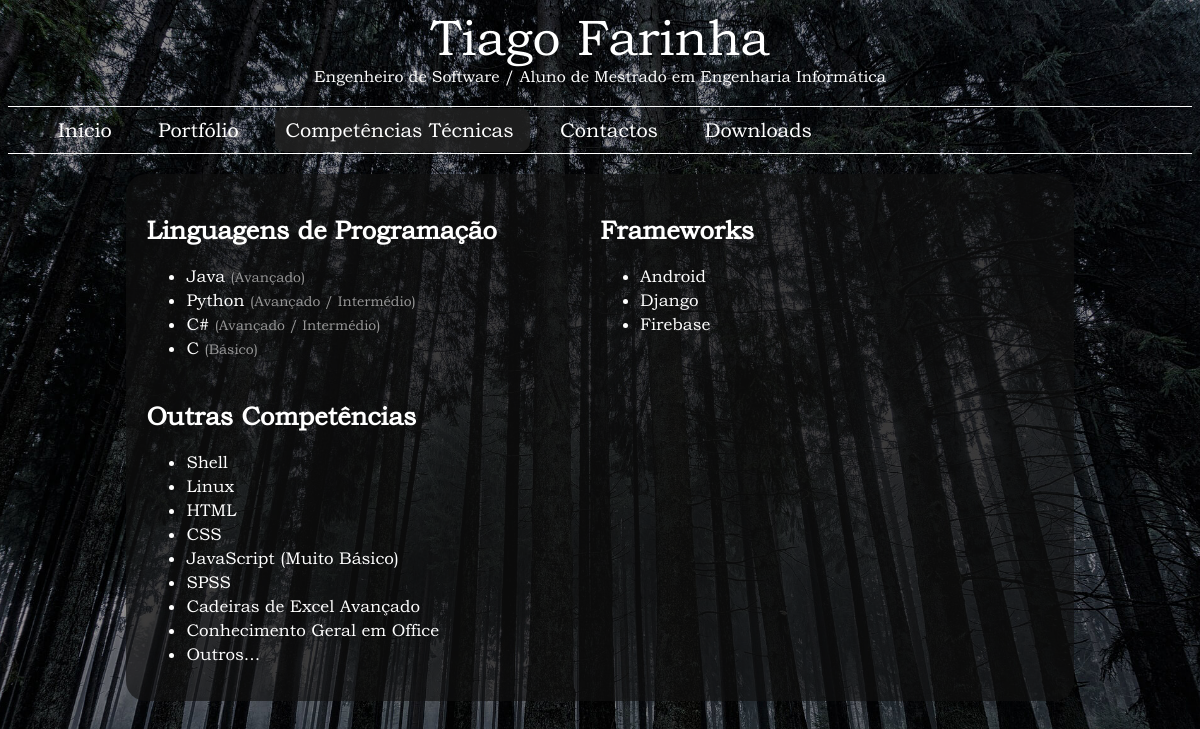
Screenshot of /skills/ with the database file from the repository.
### main_app/models.py (models this page shows, shortened)
class Languages(models.Model):
    name = models.CharField(max_length=100)
    level = models.CharField(max_length=100)
    priority = models.IntegerField(default=0)

class Frameworks(models.Model):
    name = models.CharField(max_length=100)
    priority = models.IntegerField(default=0)

class OtherSkills(models.Model):
    name = models.CharField(max_length=150)
    priority = models.IntegerField(default=0)

### main_app/views.py (the view)
# urls.py: path('skills/', views.skills, name='skills_view'),
def skills(request):
    check_language(request)
    skill_list = {"languages": Languages.objects.all().order_by('priority'),
                  "frameworks": Frameworks.objects.all().order_by('priority'),
                  "other_skills": OtherSkills.objects.all().order_by('priority'),
                  "active": "skills",
                  }
    skill_list = {**skill_list, **LanguageUtils.get_base_words(request)}
    return render(request, "skills.html", skill_list)

### main_app/views.py (called while the page is built)
def check_language(request):
    try:
        request.session['lang']
    except KeyError:
        request.session['lang'] = 'pt'

### templates/skills.html (shortened to what this page needs)
{% extends "DefaultPage.html" %}
{% block content %}
    <section class="skills_style">
        <div class="languages_style">
            <h2> {{ languages_text }} </h2>
            <ul>
                {% for language in languages %}
                    <li> {{ language.name }} <p>({{ language.level }})</p></li>
                {% endfor %}
            </ul>
        </div>
        <div class="frameworks_style">
            <h2> Frameworks </h2>
            <ul>
                {% for framework in frameworks %}
                    <li> {{ framework.name }}</li>
                {% endfor %}
            </ul>
        </div>
        <div class="other_skills_style">
            <h2> {{ other_skills_text }} </h2>
            <ul>
                {% for other in other_skills %}
                    <li> {{ other.name }}</li>
                {% endfor %}
            </ul>
        </div>
    </section>
{% endblock content %}

### main_app/static/main_app/style.css (style rules this page uses)
html { background: url("images/back2_1.jpg") no-repeat center center fixed; background-size: cover; height: 100%; overflow: hidden; }
body { height: 100%; color: white; overflow: auto; font-family: "Bookman Old Style"; }
.skills_style { background-color: #111111aa; border-radius: 20px; padding: 20px; font-size: 17px; }
.skills_style ul li { margin-bottom: 4px; }
.languages_style { float: left; width: 50%; }
.languages_style p { font-size: 14px; color: #999999; display: inline-block; margin: 0; }
.frameworks_style { overflow: hidden; width: 50%; }
.other_skills_style { margin-top: 50px; }

### rows the page displays
Languages: name "Java", level "Avançado"
Languages: name "Python", level "Avançado / Intermédio"
Languages: name "C#", level "Avançado / Intermédio"
Languages: name "C", level "Básico"
Frameworks: name "Android"
Frameworks: name "Django"
Frameworks: name "Firebase"
OtherSkills: name "Shell"
OtherSkills: name "Linux"
OtherSkills: name "HTML"
OtherSkills: name "CSS"
OtherSkills: name "JavaScript (Muito Básico)"
OtherSkills: name "SPSS"
OtherSkills: name "Cadeiras de Excel Avançado"
OtherSkills: name "Conhecimento Geral em Office"
OtherSkills: name "Outros..."

### other values shown
{{ curr_job }} "Engenheiro de Software / Aluno de Mestrado em Engenharia Informática"
{{ home }} "Início"
{{ portfolio }} "Portfólio"
{{ skills }} "Competências Técnicas"
{{ contacts }} "Contactos"
{{ languages_text }} "Linguagens de Programação"
{{ other_skills_text }} "Outras Competências"
